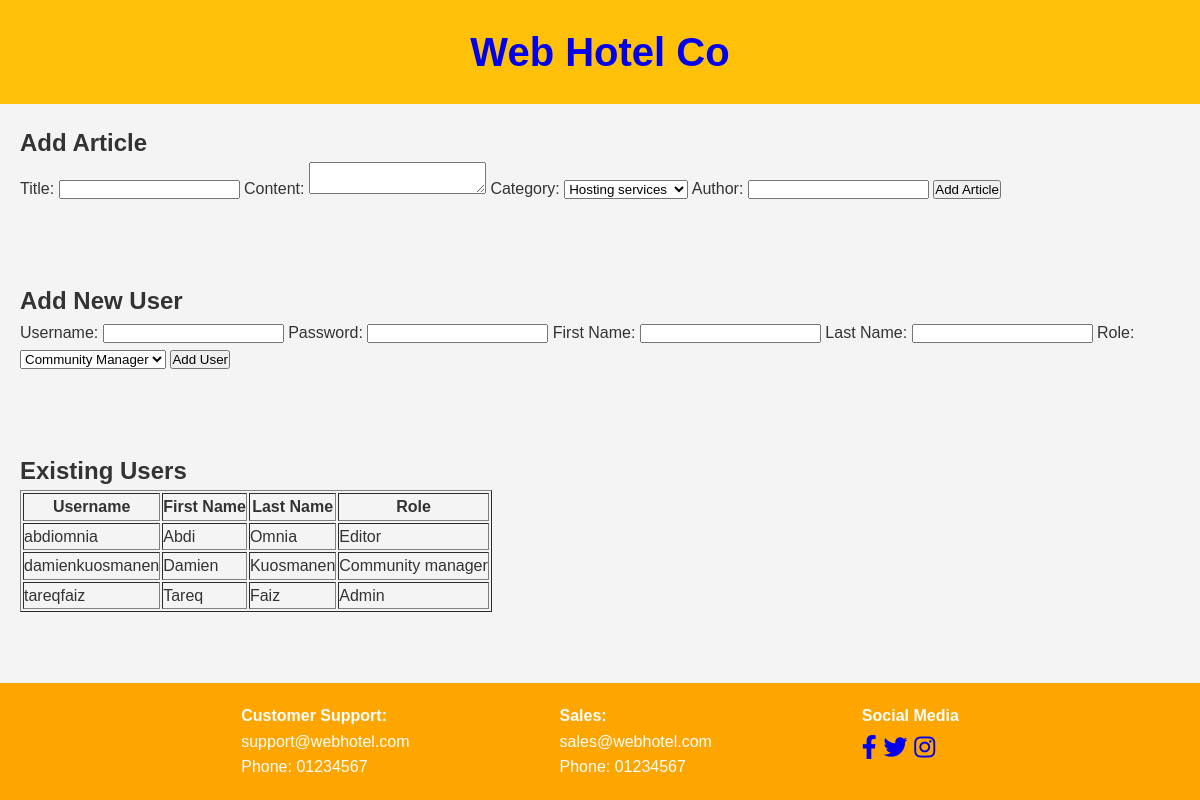
The app's page /admin.php with its own data.
### tables this page shows
CREATE TABLE `users` (
  `user_name` varchar(20) NOT NULL,
  `password` varchar(200) NOT NULL,
  `first_name` varchar(100) NOT NULL,
  `last_name` varchar(100) NOT NULL,
  `role` varchar(100) NOT NULL
);

### admin.php (the view, shortened to what this page needs)
<?php
include 'header.php';
include 'db.php';
$title = '';
$text = '';
$category_id = '';
$author = $_SESSION['user_name'] ?? '';
$categories_stmt = $pdo->query("SELECT * FROM categories ORDER BY order_number ASC");
$categories = $categories_stmt->fetchAll(PDO::FETCH_ASSOC);
$users_stmt = $pdo->query("SELECT user_name, first_name, last_name, role FROM users");
$users = $users_stmt->fetchAll(PDO::FETCH_ASSOC);
?>
<div style="padding: 20px;">
    <h2>Add Article</h2>
    <form action="admin.php" method="post">
        <label for="title">Title:</label>
        <input type="text" name="title" id="title" value="<?php echo htmlspecialchars($title); ?>" required>
        <label for="text">Content:</label>
        <textarea name="text" id="text" required><?php echo htmlspecialchars($text); ?></textarea>
        <label for="category_id">Category:</label>
        <select name="category_id" id="category_id" required>
            <?php foreach ($categories as $category): ?>
                <option value="<?php echo $category['category_id']; ?>" <?php echo $category['category_id'] == $category_id ? 'selected' : ''; ?>>
                    <?php echo htmlspecialchars($category['name']); ?>
                </option>
            <?php endforeach; ?>
        </select>
        <label for="author">Author:</label>
        <input type="text" name="author" id="author" value="<?php echo htmlspecialchars($author); ?>" required>
        <button type="submit">Add Article</button>
    </form>
</div>
<div style="padding: 20px; margin-top: 40px;">
    <h2>Add New User</h2>
    <form action="admin.php" method="post">
        <label for="user_name">Username:</label>
        <input type="text" name="user_name" id="user_name" required>
        <label for="password">Password:</label>
        <input type="password" name="password" id="password" required>
        <label for="first_name">First Name:</label>
        <input type="text" name="first_name" id="first_name" required>
        <label for="last_name">Last Name:</label>
        <input type="text" name="last_name" id="last_name" required>
        <label for="role">Role:</label>
        <select name="role" id="role" required>
            <option value="Community manager">Community Manager</option>
        </select>
        <button type="submit" name="add_user">Add User</button>
    </form>
</div>
<div style="padding: 20px; margin-top: 40px;">
    <h2>Existing Users</h2>
    <table border="1" cellpadding="10">
        <thead>
            <tr>
                <th>Username</th>
                <th>First Name</th>
                <th>Last Name</th>
                <th>Role</th>
            </tr>
        </thead>
        <tbody>
            <?php foreach ($users as $user): ?>
                <tr>
                    <td><?php echo htmlspecialchars($user['user_name']); ?></td>
                    <td><?php echo htmlspecialchars($user['first_name']); ?></td>
                    <td><?php echo htmlspecialchars($user['last_name']); ?></td>
                    <td><?php echo htmlspecialchars($user['role']); ?></td>
                </tr>
            <?php endforeach; ?>
        </tbody>
    </table>
</div>
<?php include 'footer.php'; ?>

### header.php (shortened to what this page needs)
<!DOCTYPE html>
<html lang="en">
<head>
    <link rel="stylesheet" href="https://cdnjs.cloudflare.com/ajax/libs/font-awesome/6.0.0-beta3/css/all.min.css">
    <link rel="stylesheet" href="./styles.css">
</head>
<header class="header">
    <h1><a href="./index.php" style="text-decoration: none";>Web Hotel Co</a></h1>
</header>

### footer.php (shortened to what this page needs)
<!DOCTYPE html>
<html lang="en">
<head>
    <link rel="stylesheet" href="https://cdnjs.cloudflare.com/ajax/libs/font-awesome/6.0.0-beta3/css/all.min.css">
    <link rel="stylesheet" href="./styles.css">
</head>
<footer class="footer">
        <div class="contact">
            <p><strong>Customer Support:</strong><br> support@webhotel.com <br> Phone: 01234567</p>
        </div>
        <div class="sales">
         <p><strong>Sales:</strong><br> sales@webhotel.com <br> Phone: 01234567</p>
        </div>
        <div class="social-media">
            <p><strong>Social Media</strong></p>
            <a href="https://www.facebook.com" target="_blank" class="icon facebook">
               <i class="fab fa-facebook-f"></i>
            </a>
            <a href="https://www.twitter.com" target="_blank" class="icon twitter">
               <i class="fab fa-twitter"></i>
            </a>
            <a href="https://www.instagram.com" target="_blank" class="icon instagram">
               <i class="fab fa-instagram"></i>
            </a>
         </div>
</footer>

### styles.css (style rules this page uses)
* { margin: 0; padding: 0; box-sizing: border-box; }
html, body { height: 100%; }
header { background-color: #ffc107; text-align: center; padding: 20px; }
header h1 { margin: 0; color: black; font-size: 2.5rem; font-weight: bolder; }
.social-media a { font-size: 24px; transition: color 0.3s ease; }
footer { background: #ffa500; color: #fff; padding: 20px; margin-top: auto; display: flex; justify-content: center; gap: 150px; }
a { text-decoration: none; }

### records on screen
users: user_name "abdiomnia", first_name "Abdi", last_name "Omnia", role "Editor"
users: user_name "damienkuosmanen", first_name "Damien", last_name "Kuosmanen", role "Community manager"
users: user_name "tareqfaiz", first_name "Tareq", last_name "Faiz", role "Admin"

### other values on screen
form field category_id "Hosting services"
